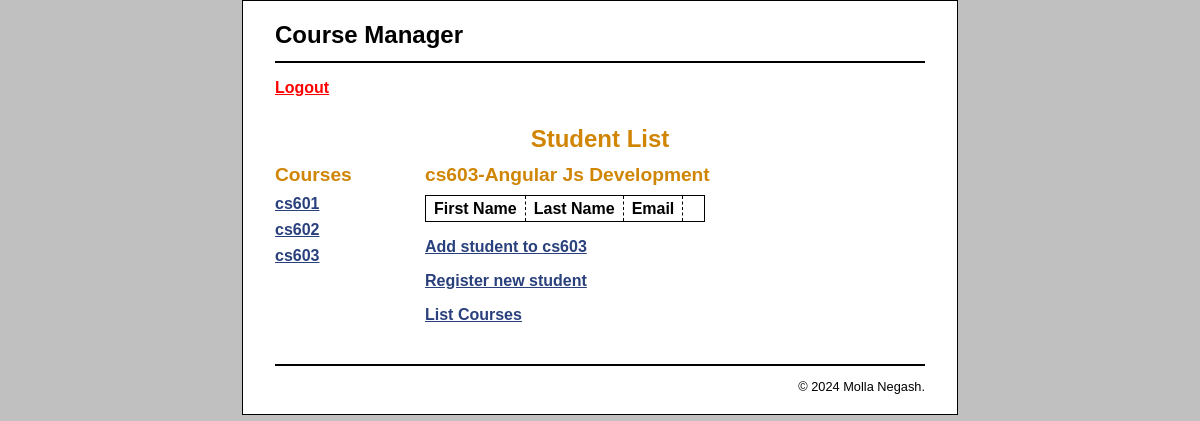
Screenshot of /index.php?course_id=3 (signed in) with the database file from the repository.
### tables this page shows
CREATE TABLE `courses` (
  `id` int(11) NOT NULL AUTO_INCREMENT,
  `course_name` varchar(100) NOT NULL,
  
  `course_code` varchar(20) NOT NULL,
  PRIMARY KEY (`id`)
);

### index.php (the view, shortened to what this page needs)
<?php
require_once('database.php');
try{
	$q1="select * from courses order by course_code asc";
	$courses=$db->query($q1)->fetchAll();
	if(!empty($_GET['course_id'])){
		$selected_course=trim($_GET['course_id']);
	}else{
		$selected_course=$courses[0]['id'];
	}
	$course=$db->query("select * from courses where id='$selected_course'")->fetch();
}
catch (PDOException $e) {
	 echo 'Error Message: ' .$e->getMessage();
}
?>
<!DOCTYPE html>
<html>
<head>
    <link rel="stylesheet" type="text/css" href="main.css" />
</head>
<body>
<header><h1>Course Manager</h1></header>
<p><a style="color:red" href="logout.php">Logout</a></p>
<main>
    <center><h1>Student List</h1></center>
    <aside>
        <h2>Courses</h2>
        <nav>
        <ul>
            <?php
				foreach($courses as $c){
					echo "<li><a href='?course_id=".$c['id']."'>".$c['course_code']."</a></li>";
				}
			?>
        </ul>
        </nav>
    </aside>
    <section>
	 <h2><?php echo $course['course_code'].'-'.$course['course_name'];?></h2>
        <table>
            <tr>
                <th>First Name</th>
                <th>Last Name</th>
                <th>Email</th>
                <th>&nbsp;</th>
            </tr>
        </table>
        <p><a href="add_student_form.php?course_id=<?php echo $course['id'];?>">Add student to <?php echo $course['course_code'];?></a></p>
		 <p><a href="new_student.php">Register new student</a></p>
        <p><a href="course_list.php">List Courses</a></p>
    </section>
</main>
<footer>
    <p>&copy; <?php echo date("Y"); ?> Molla Negash.</p>
</footer>
</body>
</html>

### main.css (style rules this page uses)
html { background-color: rgb(192, 192, 192); }
body { margin-top: 0; font-family: Arial, Helvetica, sans-serif; width: 650px; margin: 0 auto; background-color: white; border: 1px solid black; padding: .5em 2em; }
header { margin: 0; border-bottom: 2px solid black; }
header h1 { margin: 0; padding: .5em 0; color: black; }
main { margin: 0; }
aside { float: left; width: 150px; }
nav ul { list-style-type: none; margin-left: 0; padding-left: 0; }
nav ul li { padding-bottom: 0.5em; }
section { float: left; width: 500px; padding-bottom: 1.5em; }
footer { clear: both; margin-top: 1em; border-top: 2px solid black; }
footer p { text-align: right; font-size: 80%; margin: 1em 0; }
h1 { font-size: 150%; margin: 0; padding: .5em 0 .25em; }
h2 { font-size: 120%; margin: 0; padding: .25em 0 .5em; }
h1, h2 { color: rgb(208, 133, 4); }
ul { margin: 0 0 1em 0; padding: 0 0 0 2.5em; }
li { margin: 0; padding: 0; }
a { color: rgb(41, 64, 124); font-weight: bold; }
table { border: 1px solid black; border-collapse: collapse; }
td, th { border: 1px dashed black; padding: .2em .5em .2em .5em; vertical-align: top; text-align: left; }

### rows the page displays
courses: course_code "cs601"
courses: course_code "cs602"
courses: course_code "cs603", course_name "Angular Js Development"
